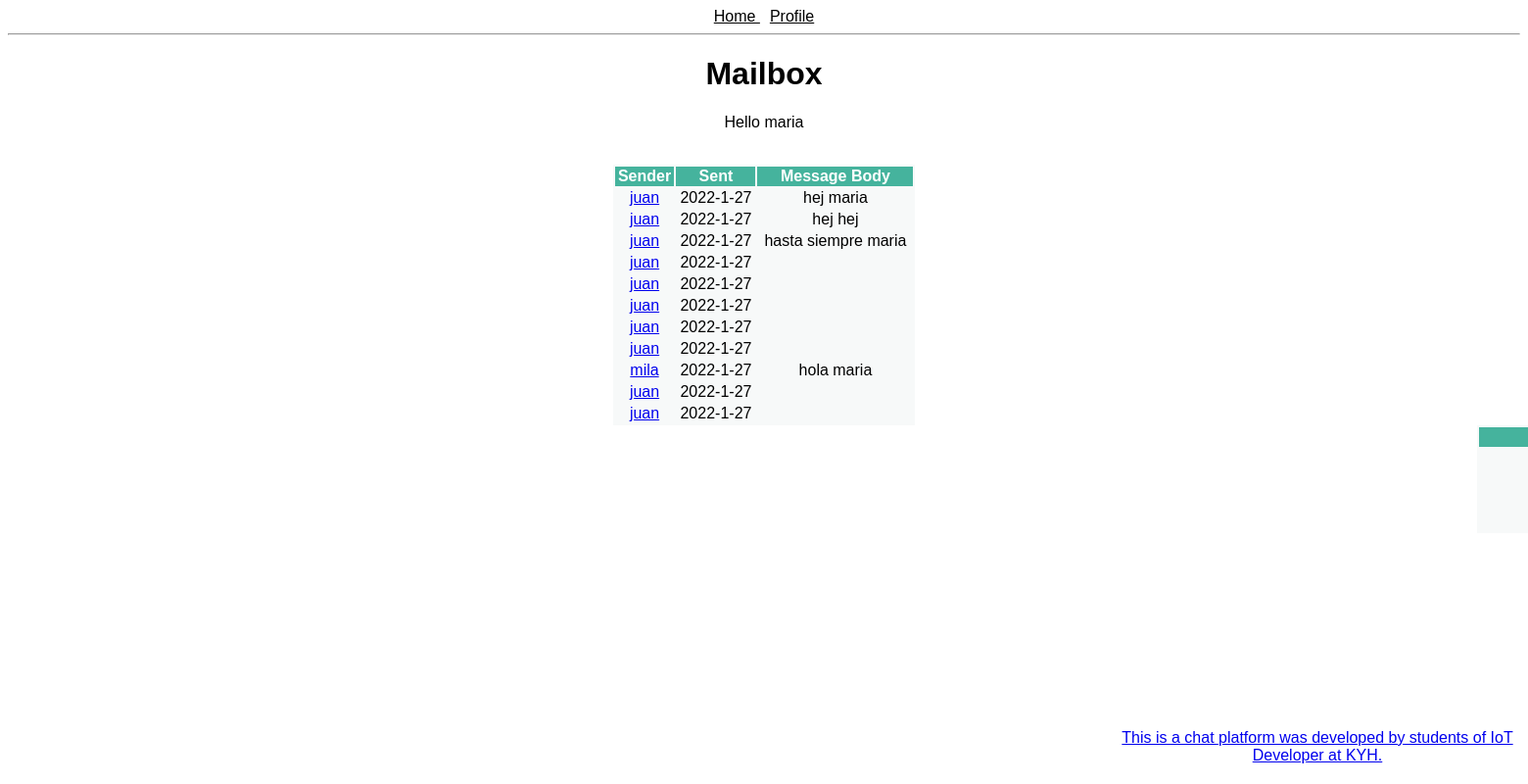
/mailbox (signed in), run on an earlier commit of the app's database.
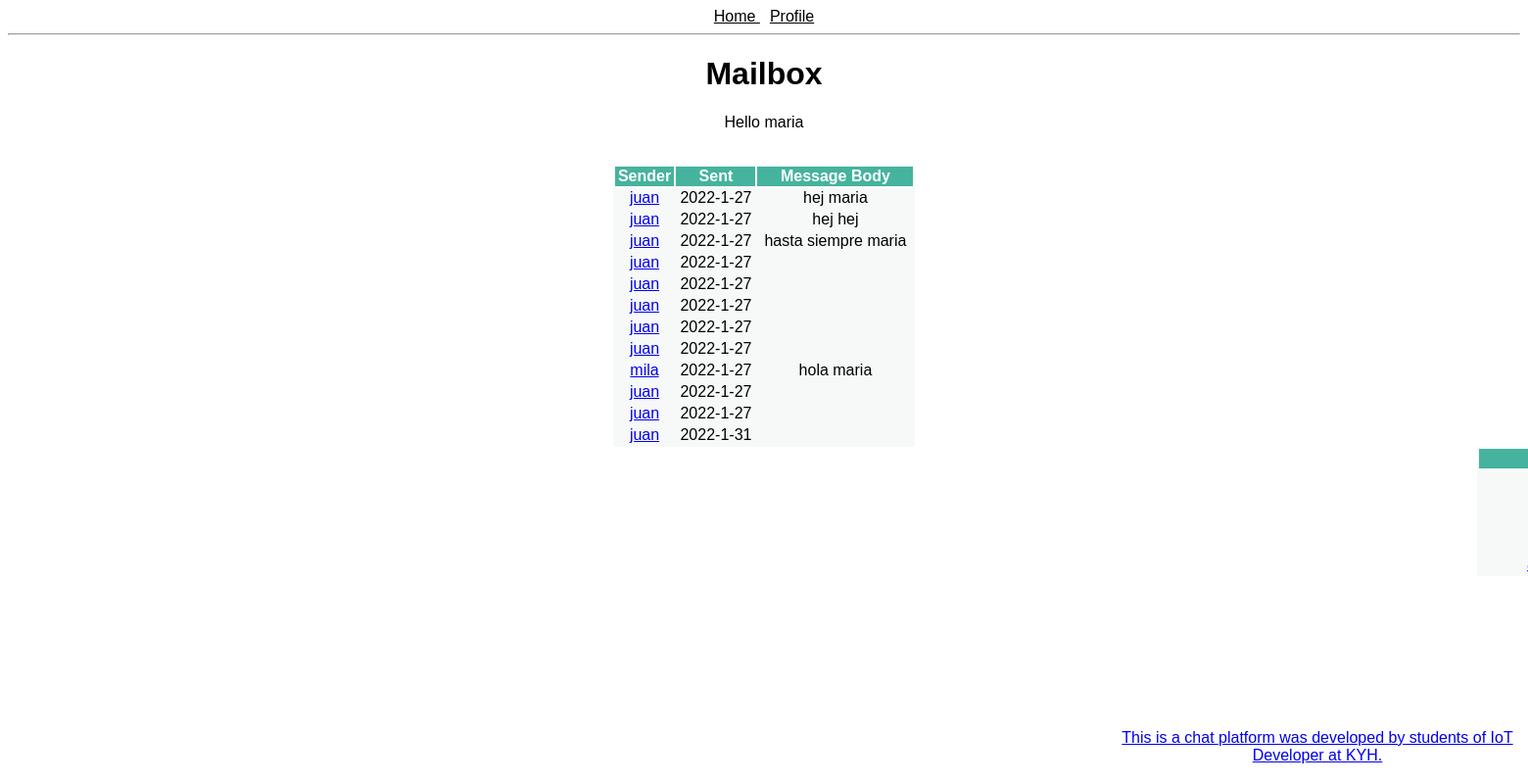
And on a later commit of the database.
### models.py (models this page shows, shortened)
class User(db.Model):
    id = db.Column(db.Integer, primary_key=True, autoincrement=True)
    name = db.Column(db.String(150))
    email = db.Column(db.String(150), unique=True)
    password = db.Column(db.String(100))
    admin = db.Column(db.BOOLEAN, default=False)
    online = db.Column(db.BOOLEAN, default=False)
    sent_messages = db.relationship('Message', backref='sender', lazy=True)
    recv_messages = db.relationship('Message', secondary=message_recv, lazy='subquery',
                                    backref=db.backref('receivers', lazy=True))

class Message(db.Model):
    id = db.Column(db.Integer, primary_key=True, autoincrement=True)
    body = db.Column(db.Text)
    sent_time = db.Column(db.DateTime, default=datetime.datetime.now())
    sender_id = db.Column(db.Integer, db.ForeignKey('user.id'), nullable=False)

### blueprints/user/__init__.py (the view)
@bp_user.get('/mailbox')
def mailbox_get():
    messages = get_user_messages()
    users = get_all_but_current_users()
    return render_template('mailbox.html', messages=messages, users=users)

### app.py (called while the page is built)
def create_app():
    app = Flask(__name__)
    app.config['SECRET_KEY'] = '123secret'
    app.config['SQLALCHEMY_TRACK_MODIFICATIONS'] = False
    app.config['SQLALCHEMY_DATABASE_URI'] = 'sqlite:///db.sqlite'
    db.init_app(app)
    login_manager = LoginManager()
    login_manager.init_app(app)
    @login_manager.user_loader
    def load_user(user_id):
        from models import User
        return User.query.filter_by(id=user_id).first()
    from blueprints.open import bp_open
    app.register_blueprint(bp_open)
    from blueprints.user import bp_user
    app.register_blueprint(bp_user)
    from blueprints.api import bp_api
    app.register_blueprint(bp_api, url_prefix='/api/v1.0')
    return app

### controllers/message_controller.py (called while the page is built)
def get_user_messages():
    return current_user.recv_messages

### controllers/user_controller.py (called while the page is built)
def get_all_but_current_users():
    from models import User
    user = current_user
    return User.query.filter(User.id != user.id).all()

### templates/mailbox.html (shortened to what this page needs)
{% extends "base-template.html" %}
{% block content %}
    <h1 id="main-heading">Mailbox</h1>
    <p>Hello {{ current_user.name }}</p>
    <br />
    <table class="center">
        <tr>
            <th>Sender</th>
            <th>Sent</th>
            <th>Message Body</th>
        </tr>
        {% for message in messages %}
            <tr>
                <td><a href="{{ url_for('bp_user.message_get', user_id=message.sender.id) }}">{{ message.sender.name }}</a></td>
                {% if message.sent_time is not none %}
                    <td>{{ message.sent_time.year }}-{{ message.sent_time.month }}-{{ message.sent_time.day }}</td>
                {% else %}
                    <td>-</td>
                {% endif %}
                <td>{{ message.body }}</td>
            </tr>
        {% endfor %}
    </table>
    <table class="right">
        <tr>
            <th>Name</th>
        </tr>
        {% for user in users %}
            <tr>
                <td><a href="{{ url_for('bp_user.message_get', user_id=user.id) }}">{{ user.name }}</a></td>
            </tr>
        {% endfor %}
    </table>
{% endblock %}

### templates/base-template.html (shortened to what this page needs)
<!DOCTYPE html>
<html lang="en">
<head>
    <link rel="stylesheet" href="{{ url_for('static', filename='css/main.css') }}" />
</head>
<body>
    <a class="menu-item" href="{{ url_for('bp_open.index') }}">
        Home
    </a>
    {% if current_user.is_authenticated %}
        <a class="menu-item" href="{{ url_for('bp_user.user_get') }}">
            Profile
        </a>
    {% endif %}
    <hr />
    {% block content %}
    {% endblock %}
    <a class="bottom" href="https://kyh.se/utbildningar/internet-of-things-developer/" >This is a chat platform was developed by students of IoT Developer at KYH.</a>
</body>
</html>

### static/css/main.css (style rules this page uses)
body { background-color: white; text-align: center; font-family: Arial, Helvetica, sans-serif; }
.menu-item { margin: 5px; color: black; }
.center { margin-left: auto; margin-right: auto; }
.right { margin-left: 1500px; }
.bottom { position: absolute; bottom: 20px; margin-left: 350px; }
table { align-items: center; width: 20%; background-color: #F7F9F9; }
th { background: #45B39D; color: white; }

What changed in the data, as far as the page shows it:
added Message: sender.name "juan", sent_time.year "2022", sent_time.month "1", sent_time.day "31"
